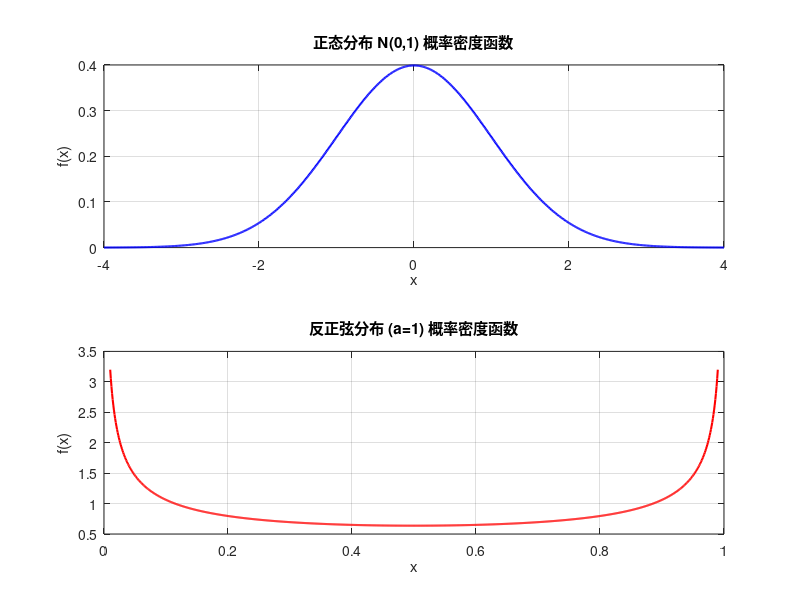

Source code (MATLAB): (Note: this script raises an error after producing the figure.)
% 作业：subplot分图绘制概率密度曲线
% 1) 标准正态分布 N(0,1)
% 2) 反正弦分布 a=1
clear; clc; close all;%清空内存变量，清空屏幕文字，关掉所有图

% ========== 子图1：标准正态分布 N(0,1) ==========
subplot(2,1,1);  % 2行1列，第1个图
x = -4:0.01:4;   % 取值范围
y_norm = (1/sqrt(2*pi)) * exp(-x.^2/2); % 正态分布密度公式
plot(x, y_norm, 'b-', 'LineWidth',1.5);
title('正态分布 N(0,1) 概率密度函数');  % 写标题
xlabel('x');
ylabel('f(x)');
grid on;

% ========== 子图2：反正弦分布 a=1 ==========
subplot(2,1,2);  % 2行1列，第2个图
x = 0.01:0.001:0.99; % 避开0和1，防止分母为0
a = 1;
y_arc = 1 ./ (pi * sqrt(x .* (a - x))); % 反正弦分布密度公式
plot(x, y_arc, 'r-', 'LineWidth',1.5);
title('反正弦分布 (a=1) 概率密度函数');  % 写标题
xlabel('x');
ylabel('f(x)');
grid on;

% 总标题
sgtitle('两种分布的概率密度曲线');
